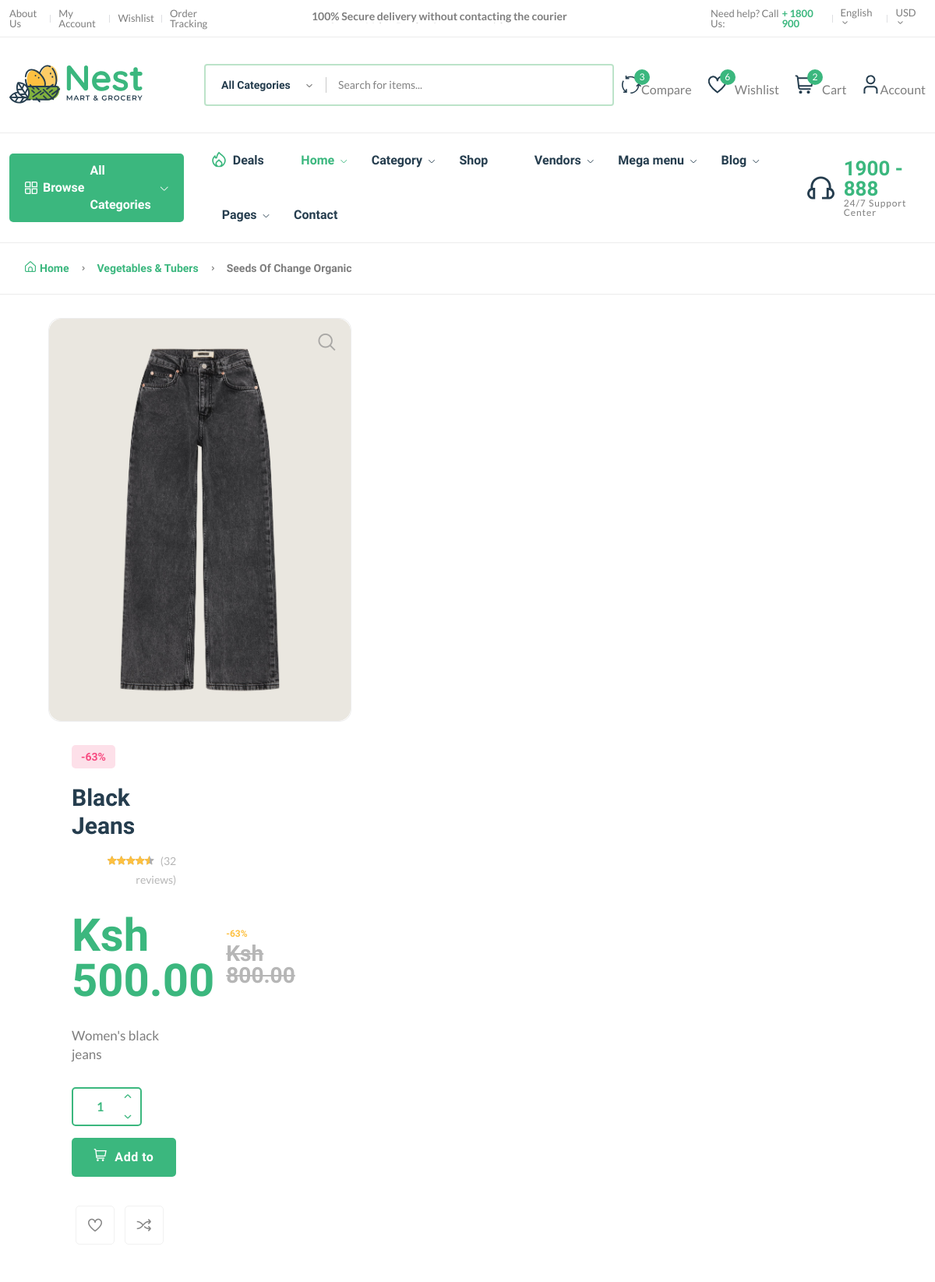
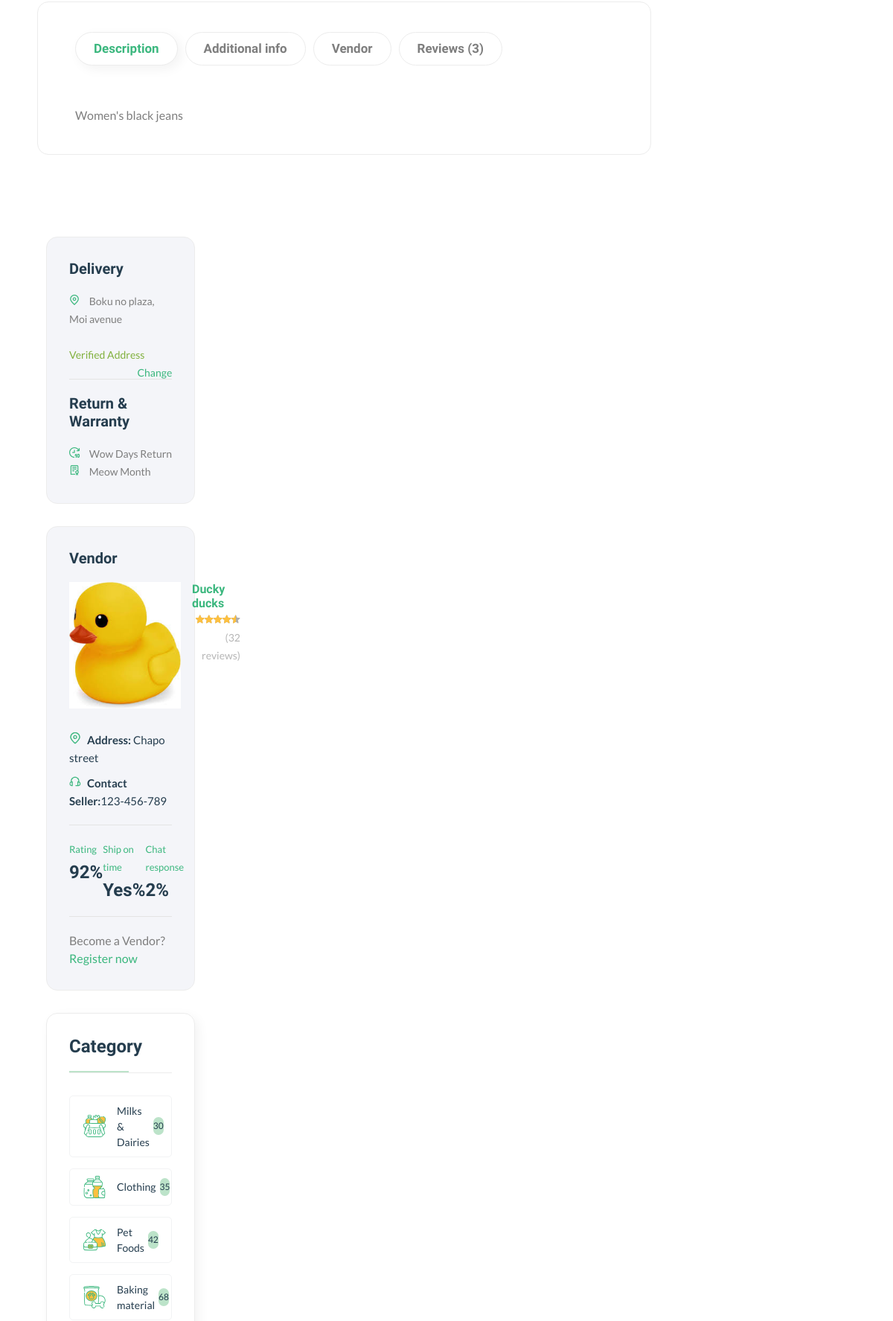
The app's page /product/prdf12ca3c4gh/ (signed in, upper part) with its own data (2 pictures, top to bottom).
### core/models.py (models this page shows, shortened)
class Product(models.Model):
     pid = ShortUUIDField(unique=True, length=10, max_length=20, prefix= "prd",alphabet="abcdefgh12345")
     title = models.CharField(max_length=100)
     image = models.ImageField(upload_to=user_directory_path)
     description = models.TextField(null=True, blank=True)
     user = models.ForeignKey(User, on_delete=models.CASCADE)
     category = models.ForeignKey(Category, on_delete=models.CASCADE, related_name="category")
     vendor = models.ForeignKey(Vendor, on_delete=models.CASCADE)
     price = models.DecimalField(max_digits=9999999999, decimal_places=2)
     old_price = models.DecimalField(max_digits=9999999999, decimal_places=2)
     specifications = models.TextField(null=True, blank=True)
     product_status = models.CharField(choices=STATUS, max_length=10,)
     status = models.BooleanField(default=True)
     in_stock = models.BooleanField(default=True)
     featured = models.BooleanField(default=False)
     digital = models.BooleanField(default=False)
     sku = ShortUUIDField(unique=True, length=4, max_length=10, prefix= "sku",alphabet="1234567890")
     date = models.DateTimeField(auto_now_add=True)
     updated = models.DateTimeField(null=True, blank=True)
     class Meta:
        verbose_name_plural = "Products"
     def get_percentage(self):
        new_price = (self.price/self.old_price) * 100
        return new_price

class Address(models.Model):
    user = models.ForeignKey(User, on_delete=models.CASCADE)
    address = models.CharField(max_length=100, null=True)
    status = models.BooleanField(default=False)
    class Meta:
        verbose_name_plural = "Address"

class Vendor(models.Model):
    vid = ShortUUIDField(unique=True, length=10, max_length=20, prefix= "ven",alphabet="abcdefgh12345")
    title = models.CharField(max_length=100)
    image = models.ImageField(upload_to=user_directory_path)
    cover_image = models.ImageField(upload_to=user_directory_path)
    description = models.TextField(null=True, blank=True)
    address = models.CharField(max_length=100)
    chat_response_time = models.CharField(max_length=100)
    contact = models.CharField(max_length=100)
    shipping_on_time = models.CharField(max_length=100)
    authentic_rating = models.CharField(max_length=100)
    days_return = models.CharField(max_length=100)
    warranty_period = models.CharField(max_length=100)
    user = models.ForeignKey(User, on_delete=models.CASCADE)
    class Meta:
        verbose_name_plural = "Vendor"

### core/views.py (the view)
# urls.py: path("product/<pid>/", product_detail_view , name= "product-detail"),
def product_detail_view(request, pid):
    product = Product.objects.get(pid=pid)
    products = Product.objects.filter(category=product.category).exclude(pid=pid)
    p_image = product.p_image.all()
    context ={
        "p" : product,
        "p_image" : p_image,
        "products" : products,
    }
    return render (request, "core/product-detail.html", context)

### core/context_processor.py (called while the page is built)
def default(request):
    categories = Category.objects.all()
    address = Address.objects.get(user=request.user)
    return {
        'categories':categories,
        'address':address,
    }

### templates/core/product-detail.html (shortened to what this page needs)
{%extends 'partials/base.html'%}
{% load static %}
{% block content %}
    <main class="main">
        <div class="page-header breadcrumb-wrap">
            <div class="container">
                <div class="breadcrumb">
                    <a href="index.html" rel="nofollow"><i class="fi-rs-home mr-5"></i>Home</a>
                    <span></span> <a href="shop-grid-right.html">Vegetables & tubers</a> <span></span> Seeds of Change Organic
                </div>
            </div>
        </div>
        <div class="container mb-30">
            <div class="row">
                <div class="col-xl-11 col-lg-12 m-auto">
                    <div class="row">
                        <div class="col-xl-9">
                            <div class="product-detail accordion-detail">
                                <div class="row mb-50 mt-30">
                                    <div class="col-md-6 col-sm-12 col-xs-12 mb-md-0 mb-sm-5">
                                        <div class="detail-gallery">
                                            <span class="zoom-icon"><i class="fi-rs-search"></i></span>
                                            <div class="product-image-slider">
                                                <figure class="border-radius-10">
                                                    <img src="{{p.image.url}}" alt="product image" />
                                                </figure>
                                        </div>
                                    </div>
                                    <div class="col-md-6 col-sm-12 col-xs-12">
                                        <div class="detail-info pr-30 pl-30">
                                            <span class="stock-status out-stock"> -{{ p.get_percentage|floatformat:0 }}% </span>
                                            <h2 class="title-detail">{{ p.title}}</h2>
                                            <div class="product-detail-rating">
                                                <div class="product-rate-cover text-end">
                                                    <div class="product-rate d-inline-block">
                                                        <div class="product-rating" style="width: 90%"></div>
                                                    </div>
                                                    <span class="font-small ml-5 text-muted"> (32 reviews)</span>
                                                </div>
                                            </div>
                                            <div class="clearfix product-price-cover">
                                                <div class="product-price primary-color float-left">
                                                    <span class="current-price text-brand">Ksh {{p.price}}</span>
                                                    <span>
                                                        <span class="save-price font-md color3 ml-15">-{{ p.get_percentage|floatformat:0 }}%</span>
                                                    <span class="old-price font-md ml-15">Ksh {{p.old_price}}</span>
                                                    </span>
                                                </div>
                                            </div>
                                            <div class="short-desc mb-30">
                                                <p class="font-lg">{{p.description}}</p>
                                            </div>
                                            <div class="detail-extralink mb-50">
                                                <div class="detail-qty border radius">
                                                    <a href="#" class="qty-down"><i class="fi-rs-angle-small-down"></i></a>
                                                    <span class="qty-val">1</span>
                                                    <a href="#" class="qty-up"><i class="fi-rs-angle-small-up"></i></a>
                                                </div>
                                                <div class="product-extra-link2">
                                                    <button type="submit" class="button button-add-to-cart"><i class="fi-rs-shopping-cart"></i>Add to cart</button>
                                                    <a aria-label="Add To Wishlist" class="action-btn hover-up" href="shop-wishlist.html"><i class="fi-rs-heart"></i></a>
                                                    <a aria-label="Compare" class="action-btn hover-up" href="shop-compare.html"><i class="fi-rs-shuffle"></i></a>
                                                </div>
                                            </div>
                                        </div>
                                    </div>
                                </div>
                                <div class="product-info">
                                    <div class="tab-style3">
                                        <ul class="nav nav-tabs text-uppercase">
                                            <li class="nav-item">
                                                <a class="nav-link active" id="Description-tab" data-bs-toggle="tab" href="#Description">Description</a>
                                            </li>
                                            <li class="nav-item">
                                                <a class="nav-link" id="Additional-info-tab" data-bs-toggle="tab" href="#Additional-info">Additional info</a>
                                            </li>
                                            <li class="nav-item">
                                                <a class="nav-link" id="Vendor-info-tab" data-bs-toggle="tab" href="#Vendor-info">Vendor</a>
                                            </li>
                                            <li class="nav-item">
                                                <a class="nav-link" id="Reviews-tab" data-bs-toggle="tab" href="#Reviews">Reviews (3)</a>
                                            </li>
                                        </ul>
                                        <div class="tab-content shop_info_tab entry-main-content">
                                            <div class="tab-pane fade show active" id="Description">
                                                <div class ="">
                                                    <p>
                                                        {{p.description}}
                                                    </p>
                                                </div>
                                            </div>
                                        </div>
                                    </div>
                                </div>
                            </div>
                        </div>
                        <div class="col-xl-3 primary-sidebar sticky-sidebar mt-30">
                            <div class="sidebar-widget widget-delivery mb-30 bg-grey-9 box-shadow-none">
                                <h5 class="section-title style-3 mb-20">Delivery</h5>
                                <ul>
                                    <li>
                                        <i class="fi fi-rs-marker mr-10 text-brand"></i>
                                        <span>
                                            {{ address.address}} <br />
                                            <br />
                                            {% if address.status == True %}
                                            <span class="text-success"> Verified Address</span>
                                            {% else %}
                                            <span class="text-danger">Unverified Address</span>
                                            {% endif %}
                                        </span>
                                        <a href="#" class="change float-end">Change</a>
                                    </li>
                                    <li class="hr"><span></span></li>
                                </ul>
                                <h5 class="section-title style-3 mb-20">Return & Warranty</h5>
                                <ul>
                                    <li>
                                        <i class="fi fi-rs-time-forward-ten mr-10 text-brand"></i>
                                        <span> {{p.vendor.days_return}} Days Return </span>
                                    </li>
                                    <li>
                                        <i class="fi fi-rs-diploma mr-10 text-brand"></i>
                                        <span> {{p.vendor.warranty_period}} Month </span>
                                    </li>
                                </ul>
                            </div>
                            <div class="sidebar-widget widget-vendor mb-30 bg-grey-9 box-shadow-none">
                                <h5 class="section-title style-3 mb-20">Vendor</h5>
                                <div class="vendor-logo d-flex mb-30">
                                    <img src="{{p.vendor.image.url}}" alt="" />
                                    <div class="vendor-name ml-15">
                                        <h6>
                                            <a href="vendor-details-2.html">{{p.vendor.title}}</a>
                                        </h6>
                                        <div class="product-rate-cover text-end">
                                            <div class="product-rate d-inline-block">
                                                <div class="product-rating" style="width: 90%"></div>
                                            </div>
                                            <span class="font-small ml-5 text-muted"> (32 reviews)</span>
                                        </div>
                                    </div>
                                </div>
                                <ul class="contact-infor">
                                    <li><img src="{% static 'assets/imgs/theme/icons/icon-location.svg' %}" alt="" /><strong>Address: </strong> <span>{{p.vendor.address}}</span></li>
                                    <li><img src="{% static 'assets/imgs/theme/icons/icon-contact.svg' %}" alt="" /><strong>Contact Seller:</strong><span>{{p.vendor.contact}}</span></li>
                                    <li class="hr"><span></span></li>
                                </ul>
                                <div class="d-flex justify-content-between">
                                    <div>
                                        <p class="text-brand font-xs">Rating</p>
                                        <h4 class="mb-0">92%</h4>
                                    </div>
                                    <div>
                                        <p class="text-brand font-xs">Ship on time</p>
                                        <h4 class="mb-0">{{p.vendor.shipping_on_time}}%</h4>
                                    </div>
                                    <div>
                                        <p class="text-brand font-xs">Chat response</p>
                                        <h4 class="mb-0">{{p.vendor.chat_response_time}}%</h4>
                                    </div>
                                </div>
                                <ul>
                                    <li class="hr"><span></span></li>
                                </ul>
                                <p>Become a Vendor? <a href="page-register.html"> Register now</a></p>
                            </div>
                            <div class="sidebar-widget widget-category-2 mb-30">
                                <h5 class="section-title style-1 mb-30">Category</h5>
                                <ul>
                                    <li>
                                        <a href="shop-grid-right.html"> <img src="{% static 'assets/imgs/theme/icons/category-1.svg' %}" alt="" />Milks & Dairies</a><span class="count">30</span>
                                    </li>
                                    <li>
                                        <a href="shop-grid-right.html"> <img src="{% static 'assets/imgs/theme/icons/category-2.svg' %}" alt="" />Clothing</a><span class="count">35</span>
                                    </li>
                                    <li>
                                        <a href="shop-grid-right.html"> <img src="{% static 'assets/imgs/theme/icons/category-3.svg' %}" alt="" />Pet Foods </a><span class="count">42</span>
                                    </li>
                                    <li>
                                        <a href="shop-grid-right.html"> <img src="{% static 'assets/imgs/theme/icons/category-4.svg' %}" alt="" />Baking material</a><span class="count">68</span>
                                    </li>
                                </ul>
                            </div>
                        </div>
                    </div>
                </div>
            </div>
        </div>
    </main>
{% endblock content %}

### records on screen
Product: image (picture), get_percentage "63", title "Black Jeans", price "500.00", old_price "800.00", description "Women's black jeans", vendor.days_return "Wow", vendor.warranty_period "Meow", vendor.image (picture), vendor "Ducky ducks", vendor.address "Chapo street", vendor.contact "123-456-789", vendor.shipping_on_time "Yes", vendor.chat_response_time "2"
Address: address "Boku no plaza, Moi avenue"
